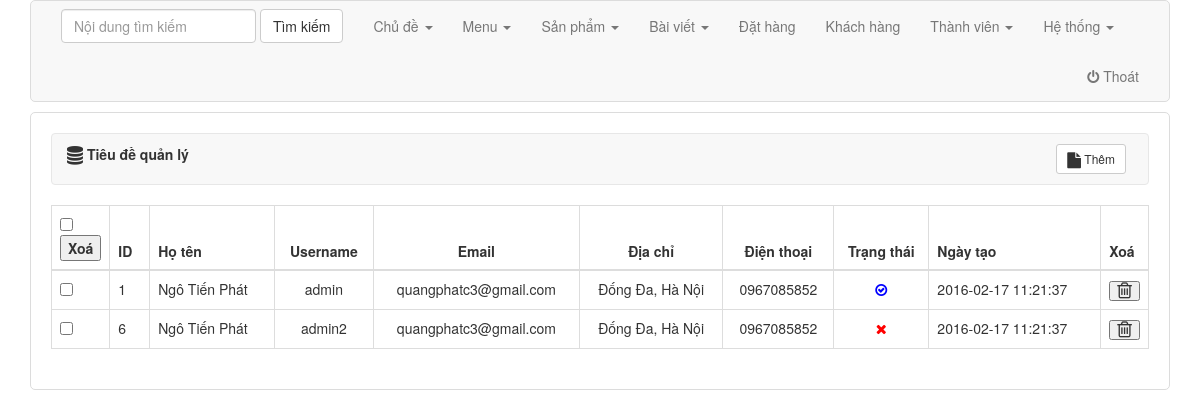
The page /index.php/admin/user/view on the database its author committed.
### tables this page shows
CREATE TABLE IF NOT EXISTS `ci_user` (
  `id` int(11) NOT NULL,
  `username` varchar(255) NOT NULL,
  `password` varchar(255) NOT NULL,
  `gender` int(11) NOT NULL,
  `email` varchar(255) NOT NULL,
  `fullname` varchar(255) NOT NULL,
  `address` text NOT NULL,
  `phone` text NOT NULL,
  `created` datetime NOT NULL,
  `updated` datetime NOT NULL,
  `logined` datetime NOT NULL,
  `level` int(11) NOT NULL,
  `access` int(11) NOT NULL,
  `status` int(11) NOT NULL
);

### application/controllers/admin/User.php (called while the page is built, shortened)
<?php
class User extends CI_Controller {
    public function __construct() {
        $this->load->model('backend/Muser');
        $this->data['folder'] = 'user';
    }
    public function view() {
        $this->load->library('pagination');
        $config['total_rows'] = $this->Muser->count_all();
        $config['per_page'] = 10;
        $limit = $config['per_page'];
        $first = $this->uri->segment(4);
        $this->data['links'] = $this->pagination->create_links();
        $this->data['list'] = $this->Muser->user_all($limit, $first);
        $this->data['view'] = 'view';
        $this->load->view('backend/layout', $this->data);
    }
}

### index.php (called while the page is built, shortened)
<?php
include_once BASEPATH.'core/CodeIgniter.php';

### application/models/backend/Muser.php (called while the page is built, shortened)
<?php
class Muser extends CI_Model {
    public function __construct() {
        $this->table = $this->db->dbprefix('user');
    }
    public function count_all() {
        $this->db->order_by('created', 'desc');
        $query = $this->db->get($this->table);
        return count($query->result_array());
    }
    public function user_all($limit, $first) {
        $this->db->order_by('created', 'desc');
        $query = $this->db->get($this->table, $limit, $first);
        return $query->result_array();
    }
}
?>

### application/views/backend/pages/user/view.php (the view, shortened to what this page needs)
<div class="show-table">
    <table class="table table-bordered table-hover" style="border: 1px solid gainsboro;">
        <thead>
            <tr>
                <th width="40px"><input type="checkbox" id="check"><button id="delete-all" onclick="delete_member('user')">Xoá</button></th>
                <th width="40px">ID</th>
                <th>Họ tên</th>
                <th class='text-center'>Username</th>
                <th class='text-center'>Email</th>
                <th class='text-center'>Địa chỉ</th>
                <th class='text-center'>Điện thoại</th>
                <th width="95px" class='text-center'>Trạng thái</th>
                <th>Ngày tạo</th>
                <th width="20px">Xoá</th>
            </tr>
        </thead>
        <tbody>
            <?php foreach ($list as $row): ?>
                <?php
                $id = $row['id'];
                $status = ($row['status'] == 1) ? "<span class='fa fa-check-circle-o mauxanh'></span>" : "<span class='fa fa-remove maudo'></span>";
                ?>
                <tr>
                    <td><div class="check"><input type="checkbox" class="check-delete" value="<?php echo $id; ?>"/></div></td>
                    <td><?php echo $id; ?></td>
                    <td><?php echo $row["fullname"]; ?></td>
                    <td class='text-center'><?php echo $row["username"]; ?></td>
                    <td class='text-center'><?php echo $row["email"] ?></td>
                    <td class='text-center'><?php echo $row["address"] ?></td>
                    <td class='text-center'><?php echo $row["phone"] ?></td>
                    <td class='text-center status'><?php echo $status; ?></td>
                    <td><?php echo $row["created"]; ?></td>
                    <td><button class='fa fa-trash-o fa-lg btnDelete-user' onclick="del_member('user', '<?php echo $id; ?>')" ></button></td>
                </tr>
            <?php endforeach; ?>
        </tbody>
    </table>
</div>

### public/backend/css/template.css (style rules this page uses)
.mauxanh { color: blue; }
.maudo { color: red; }

### rows shown on the page
ci_user: id "1", fullname "Ngô Tiến Phát", username "admin", email "quangphatc3@gmail.com", address "Đống Đa, Hà Nội", phone "0967085852", status 1 (drawn), created "2016-02-17 11:21:37"
ci_user: id "6", fullname "Ngô Tiến Phát", username "admin2", email "quangphatc3@gmail.com", address "Đống Đa, Hà Nội", phone "0967085852", status 0 (drawn), created "2016-02-17 11:21:37"
